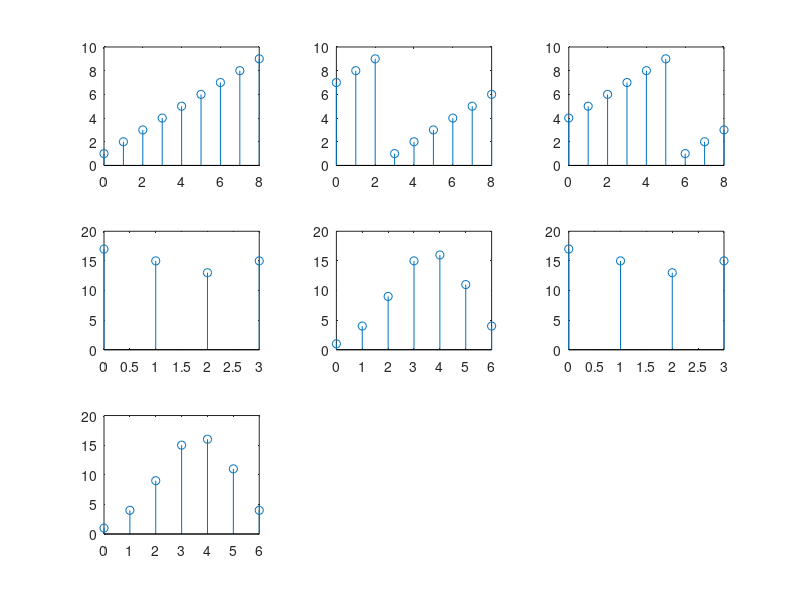
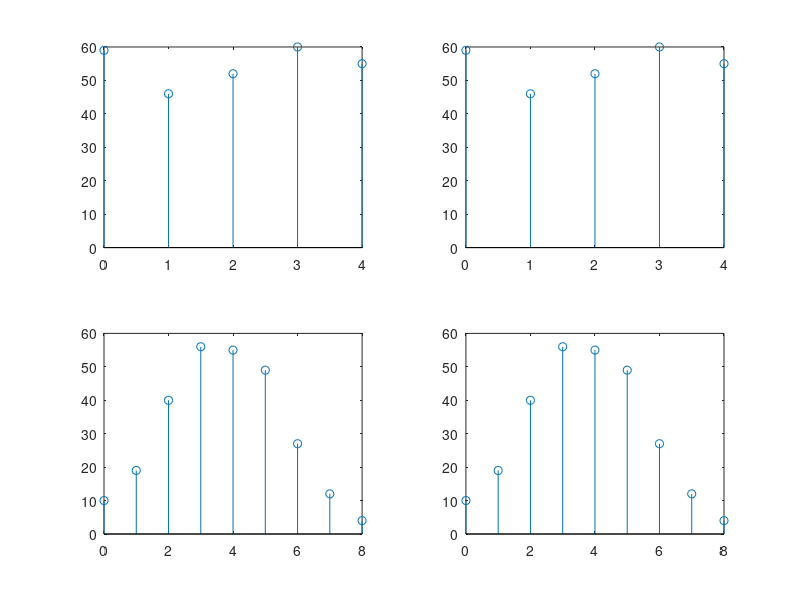

MATLAB code for these plots, in order:
clc;clear all;
x=[1 2 3 4 5 6 7 8 9];
N=9
n=0:N-1
n1=mod(n-3,N);
n2=mod(n+3,N);
y2=x(n2+1);
y1=x(n1+1);
subplot(3,3,1);
stem(n,x);
subplot(3,3,2);
stem(n,y1);
subplot(3,3,3);
stem(n,y2);
x1=[1 2 2 1];
x2=[1 2 3 4];
N=4;
y1=zeros(1,N);
for n=0:N-1 
    m=0:N-1
        n1=mod(n-m,N);
        xs2=x2(n1+1);
        x12=x1.*xs2;
        y1(n+1)=sum(x12);
end
n=0:N-1
subplot(3,3,4);
stem(n,y1);
   
lx1=length(x1);
lx2=length(x2);
ly=lx1+lx2-1;
zx1=[x1 zeros(1,lx2-1)];
zx2=[x2 zeros(1,lx1-1)];
y2=zeros(1,ly-1);
for g=0:ly-1 
    h=0:ly-1
        g1=mod(g-h,ly);
        gs2=zx2(g1+1);
        g12=zx1.*gs2;
        y2(g+1)=sum(g12);
end
g=0:ly-1
subplot(3,3,5);
stem(g,y2);
   
y11=cconv(x1,x2,N);
y22=cconv(zx1,zx2,ly);
subplot(3,3,6);
stem(n,y11);
subplot(3,3,7);
stem(g,y22);

x1=[2 3 4 5 2];
x2=[5 2 7 1 2];
N=5;
y=zeros(1,N);
for n=0:N-1
    m=0:N-1
 n1=mod(n-m,N);
 xs2=x2(n1+1);
 x12=x1.*xs2;
 y(n+1)=sum(x12);
 end
    
n=0:N-1;
figure(2);
subplot(2,2,1);
stem(n,y);
y1=cconv(x1,x2,N);
subplot(2,2,2);
stem(n,y1);


   
lx1=length(x1);
lx2=length(x2);
ly=lx1+lx2-1;
zx1=[x1 zeros(1,lx2-1)];
zx2=[x2 zeros(1,lx1-1)];
y2=zeros(1,ly);
for g=0:ly-1 
    h=0:ly-1
        g1=mod(g-h,ly);
        gs2=zx2(g1+1);
        g12=zx1.*gs2;
        y2(g+1)=sum(g12);
end
g=0:ly-1
subplot(2,2,3);
stem(g,y2);
y22=cconv(zx1,zx2,ly);
subplot(2,2,4);
stem(g,y22);




